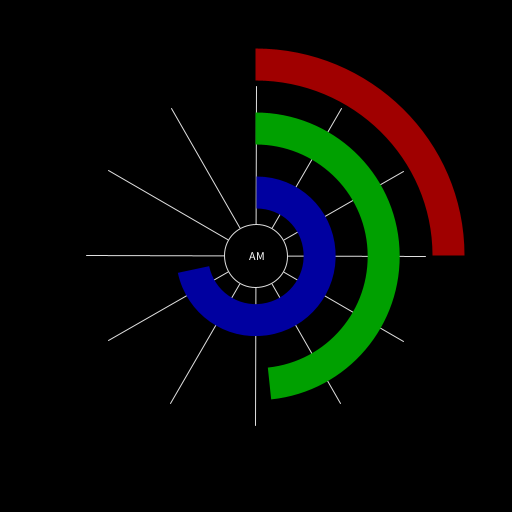
Frame 1 (no input)
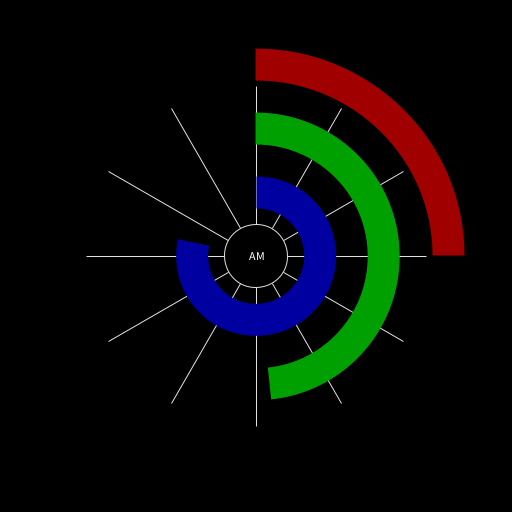
Frame 60 (the mouse pressed at the canvas centre just before this capture)
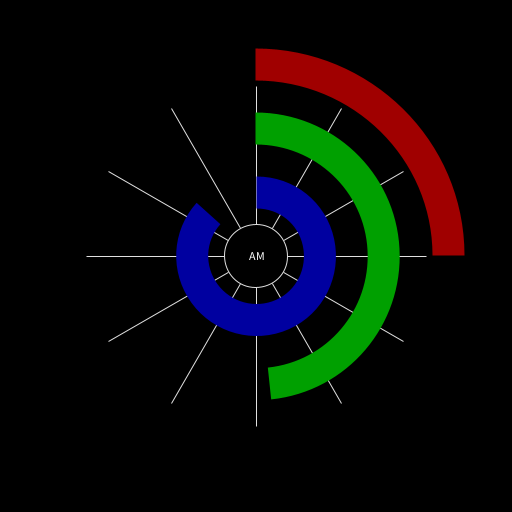
Frame 120 (the mouse held since frame 60 and released just before this capture)

The Processing sketch that drew these frames (run headless with seeded random() and noise(); from frame 60 on, the mouse is pressed at the canvas centre):

// Processing sketch: processing_67272
// ── processing_67272.pde

void setup()
{
  size(512, 512, JAVA2D);
  frameRate(12);
  smooth();
}

void draw()
{
  background(0);


  stroke(224);
  strokeWeight(1);
  pushMatrix();
  translate(width / 2, height / 2);

  for (int i = 0; i < 6; i++)
  {
    rotate(radians(30));
    line(-width/3, 0, width/3, 0);
  }

  fill(0);
  ellipse(0, 0, width/8, width/8);

  rotate(radians(180));
  fill(255);
  textAlign(CENTER);

  if (hour() < 12)
    text("AM", 0, 4);
  else
    text("PM", 0, 4);

  noFill();

  popMatrix();
  strokeCap(SQUARE);
  strokeWeight(width / 16);


  stroke(160, 0, 0);
  printClock((width / 4) * 3, hour() % 12 * 30);

  stroke(0, 160, 0);
  printClock((width / 4) * 2, minute() * 6);

  stroke(0, 0, 160);
  printClock((width / 4) * 1, second() * 6);
}

void printClock(float clockRadius, float angle)
{
  arc(width / 2, height / 2, clockRadius, clockRadius, radians(-90.0), radians(angle - 90.0));
}
